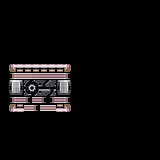

Rendered tile map (Tiled .tmx) drawn with the repository's tilesets; below, a short description and the full map source, tile grids included:
An orthogonal 20x20 tile map with 8x8 px tiles, 2 tile layers (Tile Layer 1, ...).

<map version="1.0" tiledversion="2017.09.27" orientation="orthogonal" renderorder="right-down" width="20" height="20" tilewidth="8" tileheight="8" infinite="0" nextobjectid="1">
 <tileset firstgid="1" source="Sci-Fi16PX_Shadows.tsx" />
 <layer name="Tile Layer 1" width="20" height="20">
  <data encoding="csv">
0,0,0,0,0,0,0,0,0,0,0,0,0,0,0,0,0,0,0,0,
0,0,0,0,0,0,0,0,0,0,0,0,0,0,0,0,0,0,0,0,
0,0,0,0,0,0,0,0,0,0,0,0,0,0,0,0,0,0,0,0,
0,0,0,0,0,0,0,0,0,0,0,0,0,0,0,0,0,0,0,0,
0,0,0,0,0,0,0,0,0,0,0,0,0,0,0,0,0,0,0,0,
0,0,0,0,0,0,0,0,0,0,0,0,0,0,0,0,0,0,0,0,
0,0,0,0,0,0,0,0,0,0,0,0,0,0,0,0,0,0,0,0,
0,0,0,0,0,0,0,0,0,0,0,0,0,0,0,0,0,0,0,0,
0,0,0,0,0,0,0,0,0,0,0,0,0,0,0,0,0,0,0,0,
0,1013,1014,1015,1016,1017,0,2147484661,0,0,0,0,0,0,0,0,0,0,0,0,
0,0,0,0,0,0,0,0,0,0,0,0,0,0,0,0,0,0,0,0,
0,1071,0,944,0,880,0,1071,0,0,0,0,0,0,0,0,0,0,0,0,
0,0,0,0,0,0,0,0,0,0,0,0,0,0,0,0,0,0,0,0,
0,1073742837,0,1207,2147484856,2147484855,0,3221226485,0,0,0,0,0,0,0,0,0,0,0,0,
0,0,0,0,0,0,0,0,0,0,0,0,0,0,0,0,0,0,0,0,
0,0,0,0,0,0,0,0,0,0,0,0,0,0,0,0,0,0,0,0,
0,0,0,0,0,0,0,0,0,0,0,0,0,0,0,0,0,0,0,0,
0,0,0,0,0,0,0,0,0,0,0,0,0,0,0,0,0,0,0,0,
0,0,0,0,0,0,0,0,0,0,0,0,0,0,0,0,0,0,0,0,
0,0,0,0,0,0,0,0,0,0,0,0,0,0,0,0,0,0,0,0
</data>
 </layer>
 <layer width="20" height="20" opacity="0.07">
  <data encoding="csv">
0,0,0,0,0,0,0,0,0,0,0,0,0,0,0,0,0,0,0,0,
0,0,0,0,0,0,0,0,0,0,0,0,0,0,0,0,0,0,0,0,
0,0,0,0,0,0,0,0,0,0,0,0,0,0,0,0,0,0,0,0,
0,0,0,0,0,0,0,0,0,0,0,0,0,0,0,0,0,0,0,0,
0,0,0,0,0,0,0,0,0,0,0,0,0,0,0,0,0,0,0,0,
0,0,0,0,0,0,0,0,0,0,0,0,0,0,0,0,0,0,0,0,
0,0,0,0,0,0,0,0,0,0,0,0,0,0,0,0,0,0,0,0,
0,0,0,0,0,0,0,0,0,0,0,0,0,0,0,0,0,0,0,0,
0,0,0,0,0,0,0,0,0,0,0,0,0,0,0,0,0,0,0,0,
0,808,808,808,808,809,810,811,0,0,0,0,0,0,0,0,0,0,0,0,
0,0,0,0,808,809,810,811,0,0,0,0,0,0,0,0,0,0,0,0,
0,808,809,810,811,809,810,811,0,0,0,0,0,0,0,0,0,0,0,0,
0,808,809,810,811,809,810,811,0,0,0,0,0,0,0,0,0,0,0,0,
0,808,809,810,811,811,811,811,0,0,0,0,0,0,0,0,0,0,0,0,
0,0,0,0,0,0,0,0,0,0,0,0,0,0,0,0,0,0,0,0,
0,0,0,0,0,0,0,0,0,0,0,0,0,0,0,0,0,0,0,0,
0,0,0,0,0,0,0,0,0,0,0,0,0,0,0,0,0,0,0,0,
0,0,0,0,0,0,0,0,0,0,0,0,0,0,0,0,0,0,0,0,
0,0,0,0,0,0,0,0,0,0,0,0,0,0,0,0,0,0,0,0,
0,0,0,0,0,0,0,0,0,0,0,0,0,0,0,0,0,0,0,0
</data>
 </layer>
</map>
